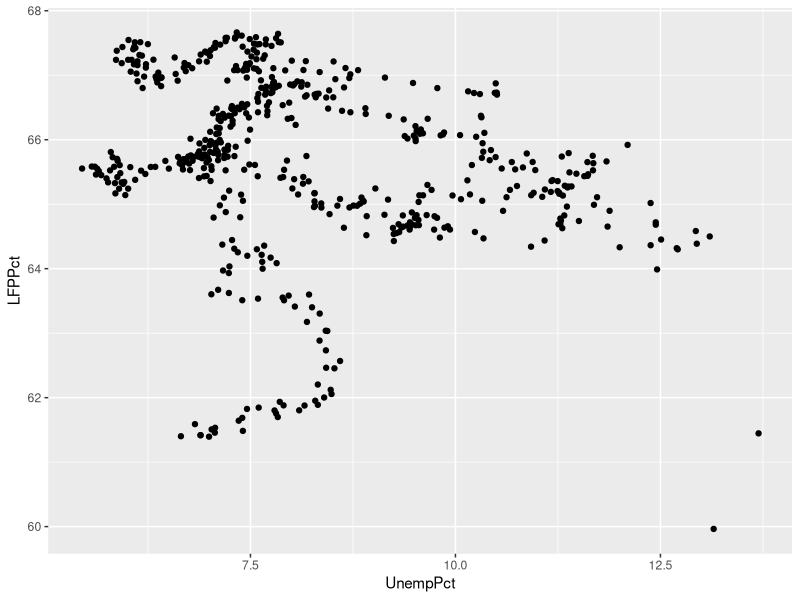
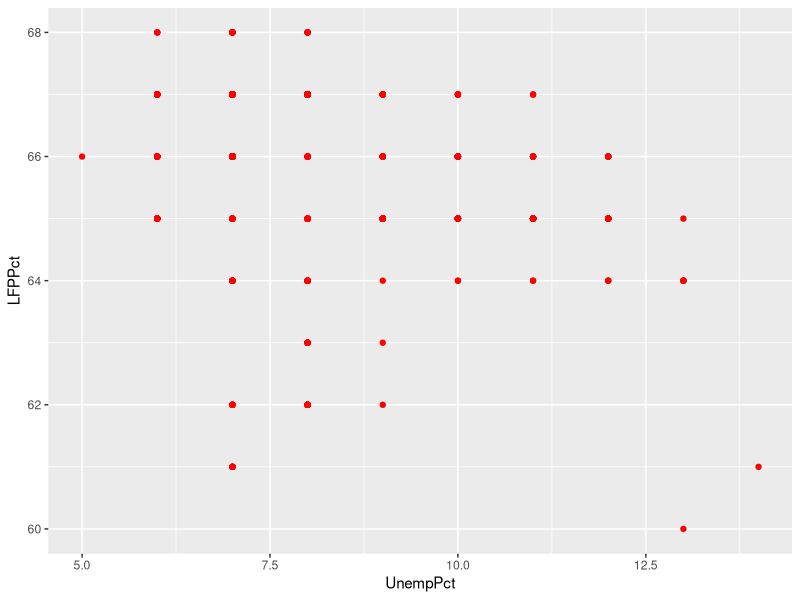
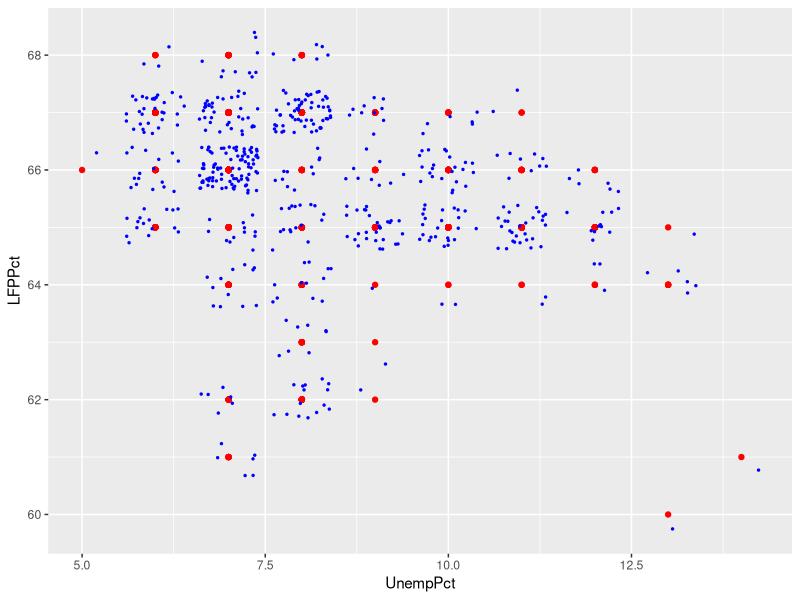
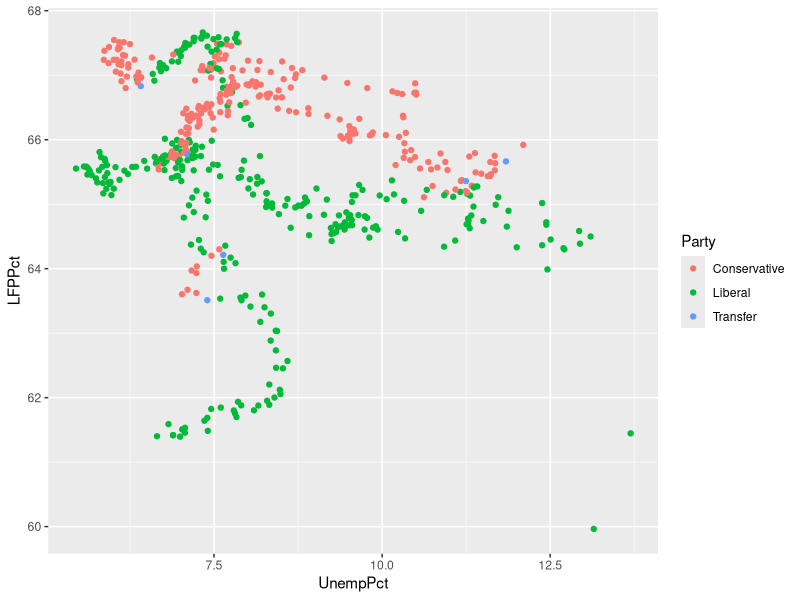
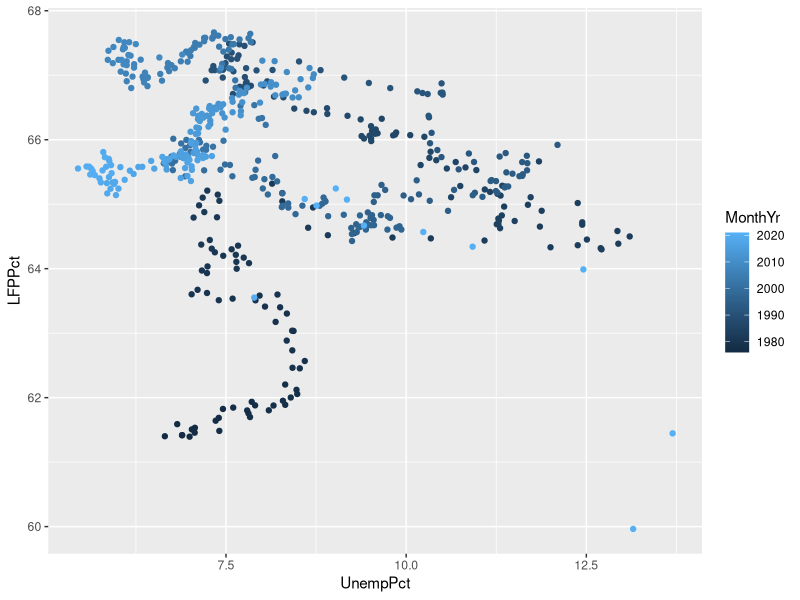
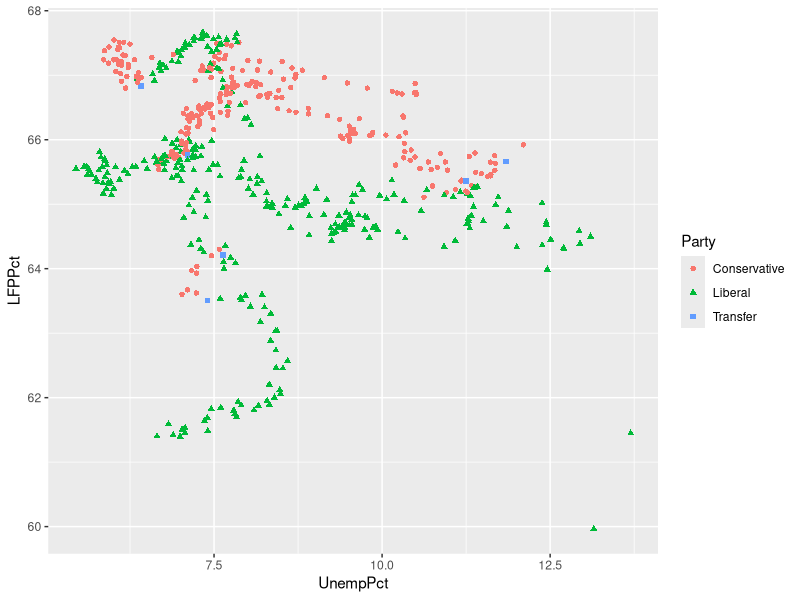
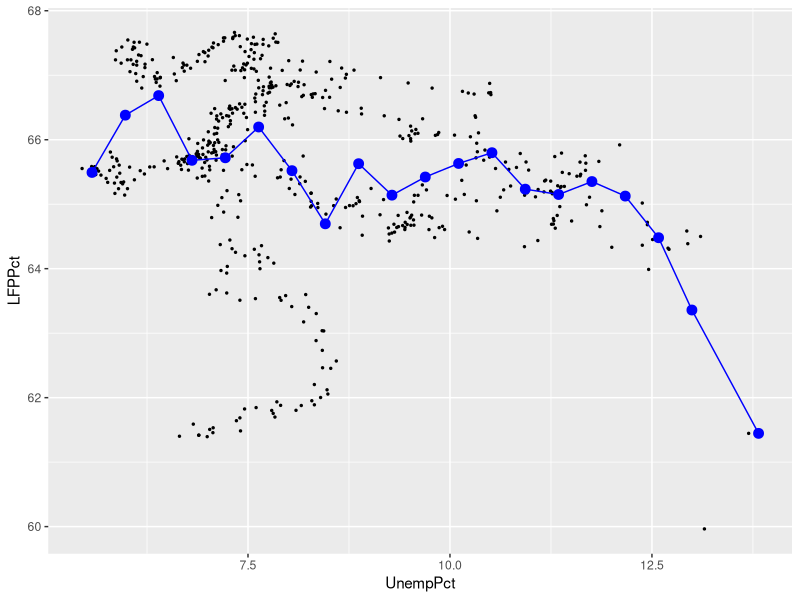
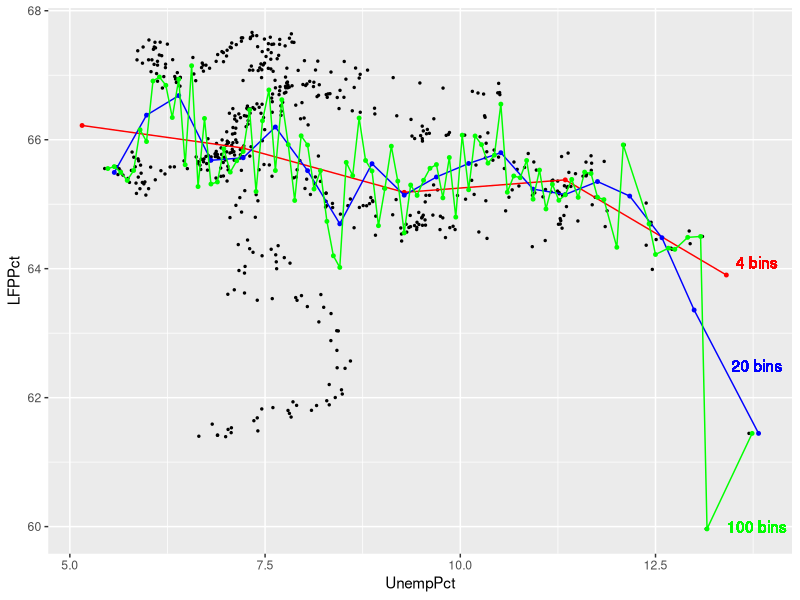

The R script that drew these images, in order:
## ---- chunk 1
knitr::opts_chunk$set(echo = TRUE,
                      prompt = FALSE,
                      tidy = TRUE,
                      collapse = TRUE)
library("tidyverse")
EmpData <- read_csv("sampledata/EmploymentData.csv")
# Make permanent changes to EmpData
EmpData <- EmpData %>%
  mutate(MonthYr = as.Date(MonthYr, "%m/%d/%Y")) %>% 
  mutate(UnempPct = 100*UnempRate) %>% 
  mutate(LFPPct = 100*LFPRate)
## ---- chunk 2
# For two specific columns of data
cov(EmpData$UnempPct, EmpData$LFPPct)
cor(EmpData$UnempPct, EmpData$LFPPct)
## ---- chunk 3
# Correlation matrix for the whole data set (at least the numerical parts)
EmpData %>%
  select(where(is.numeric)) %>%
  cor()
## ---- chunk 4
# EmpData has missing data in 1976 for the variable AnnPopGrowth
# Pairwise will only exclude 1976 from calculations involving AnnPopGrowth
EmpData %>%
  select(where(is.numeric)) %>%
  cor(use = "pairwise.complete.obs")
# Casewise will exclude 1976 from all calculations
EmpData %>%
  select(where(is.numeric)) %>%
  cor(use = "complete.obs")
## ---- chunk 5
ggplot(data = EmpData,
       aes(x = UnempPct,
           y = LFPPct)) +
  geom_point()
## ---- chunk 6
# Round UnempPct and LFPPct to nearest integer
RoundedEmpData <- EmpData %>% 
  mutate(UnempPct = round(UnempPct)) %>% 
  mutate(LFPPct = round(LFPPct))
## ---- chunk 7
# Create graph using rounded data
ggplot(data = RoundedEmpData, 
       aes(x = UnempPct,
           y = LFPPct)) + 
  geom_point(col = "red")
## ---- chunk 8
ggplot(data = RoundedEmpData,
       aes(x = UnempPct,
           y = LFPPct)) + 
  geom_point(col = "red") +
  geom_jitter(size = 0.5, 
              col = "blue")
## ---- chunk 9
ggplot(data = EmpData,
       aes(x = UnempPct,
           y = LFPPct,
           col = Party)) + 
  geom_point()
ggplot(data = EmpData,
       aes(x = UnempPct,
           y = LFPPct,
           col = MonthYr)) + 
  geom_point()
## ---- chunk 10
ggplot(data = EmpData,
       aes(x = UnempPct,
           y = LFPPct,
           col = Party)) + 
  geom_point(aes(shape = Party))
## ---- chunk 11
ggplot(data = EmpData,
       aes(x = UnempPct,
           y = LFPPct)) + 
 geom_point(size = 0.5) +
  stat_summary_bin(fun = 'mean', 
                   bins=20,
                   col = "blue", 
                   size = 3, 
                   geom = 'point') +
  stat_summary_bin(fun = 'mean', 
                   bins = 20,
                   col = "blue", 
                   size = 0.5, 
                   geom = 'line')
## ---- chunk 12
ggplot(data = EmpData,
       aes(x = UnempPct,
           y = LFPPct)) + 
 geom_point(size = 0.5) +
  stat_summary_bin(fun = 'mean',
                   bins = 4,
                   col = "red", 
                   size = 1, 
                   geom = 'point') +
  stat_summary_bin(fun = 'mean', 
                   bins = 4,
                   col = "red", 
                   size = 0.5, 
                   geom = 'line') +
  stat_summary_bin(fun = 'mean', 
                   bins = 20,
                   col = "blue", 
                   size = 1, 
                   geom = 'point') +
  stat_summary_bin(fun = 'mean', 
                   bins = 20,
                   col = "blue", 
                   size = 0.5, 
                   geom = 'line') +
  stat_summary_bin(fun = 'mean', 
                   bins = 100,
                   col = "green", 
                   size = 1, 
                   geom = 'point') +
  stat_summary_bin(fun = 'mean', 
                   bins = 100,
                   col = "green", 
                   size = 0.5, 
                   geom = 'line') +
  geom_text(x = 13.8,
            y = 64.1,
            label = "4 bins",
            col = "red") +
  geom_text(x = 13.8,
            y = 62.5,
            label = "20 bins",
            col = "blue") +
  geom_text(x = 13.8,
            y = 60,
            label = "100 bins",
            col = "green")
## ---- chunk 13
ggplot(data = EmpData,
       aes(x = UnempRate,
           y = LFPRate)) + 
  geom_point(size = 0.5) +
  geom_smooth()
## ---- chunk 14
ggplot(data = EmpData,
       aes(x = UnempPct,
           y = LFPPct)) + 
  geom_point(size = 0.5) +
  geom_smooth(method = "lm") 
## ---- chunk 15
ggplot(data = EmpData,
       aes(x = UnempPct,
           y = LFPPct)) + 
  geom_point(size = 0.5) +
  geom_smooth(col = "red") + 
  geom_smooth(method = "lm",
              col = "blue") 
## ---- chunk 16
cov(EmpData$UnempPct,EmpData$AnnPopGrowth,use="complete.obs")
cor(EmpData$UnempPct,EmpData$AnnPopGrowth,use="complete.obs")
## ---- chunk 17
ggplot(data = EmpData, mapping = aes(x = AnnPopGrowth, y = UnempRate)) + geom_point()
## ---- chunk 18
ggplot(data = EmpData, mapping = aes(x = AnnPopGrowth, y = UnempRate)) + geom_point() + 
  geom_smooth(col = "green") + geom_smooth(method = "lm", col = "blue")
